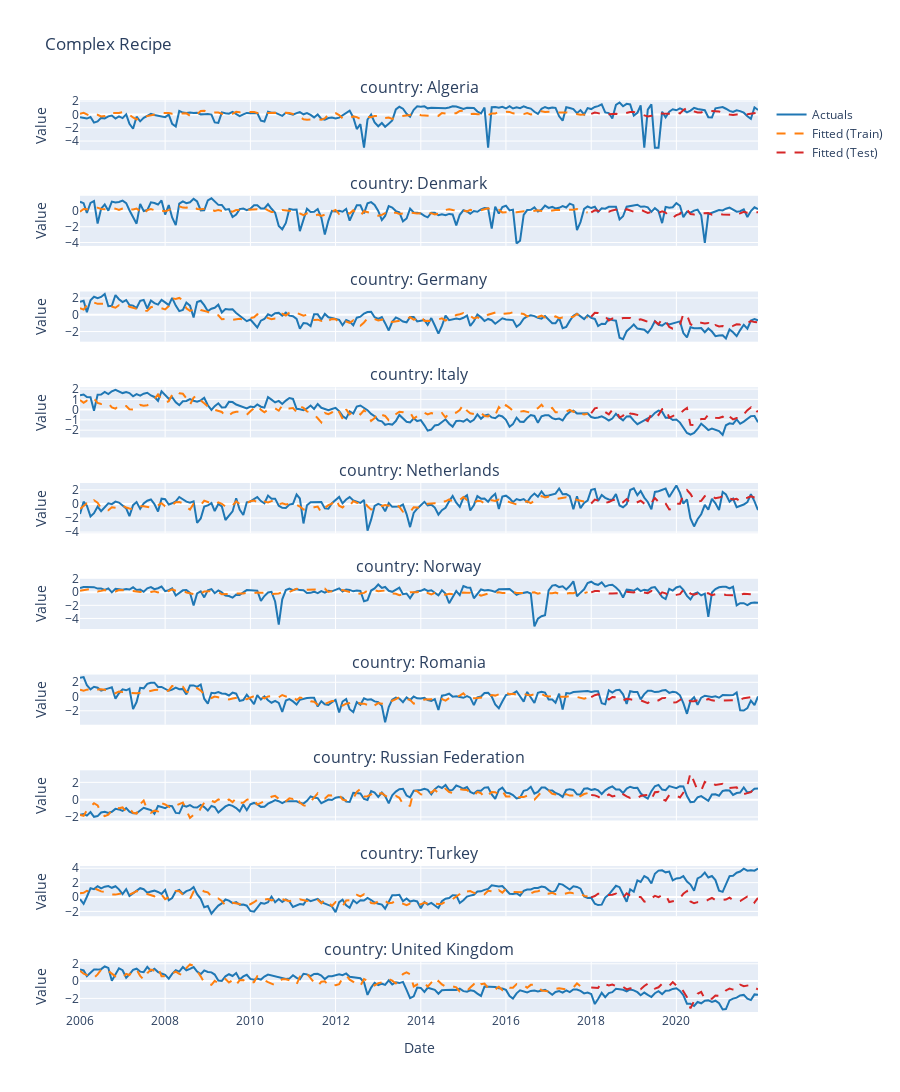

Notebook cell for this chart:
### Code cell
# Recipe with mutual information filter (keep top 6 features)
rec_mi = (
    recipe()
    .step_filter_mutual_info(outcome="refinery_kbd", top_n=6, n_neighbors=3)
    .step_normalize(all_numeric_predictors())
)

# Workflow
wf_mi = (
    workflow()
    .add_recipe(rec_mi)
    .add_model(linear_reg().set_engine("sklearn"))
)

# Fit and evaluate
fit_mi = wf_mi.fit_nested(train_data, group_col='country')
fit_mi = fit_mi.evaluate(test_data)

print("✓ Mutual information filter model fitted successfully!")

outputs_mi, coefs_mi, stats_mi = fit_mi.extract_outputs()

fit = fit_mi

outputs, coefs, stats = fit.extract_outputs()

display(outputs)
display(coefs)
display(stats)

# Plot forecast
fig = plot_forecast(fit, title="Complex Recipe")
fig.show()

# Extract preprocessed training data
processed_train = fit.extract_preprocessed_data(train_data, split='train')
processed_test = fit.extract_preprocessed_data(test_data, split='test')    

display(processed_train.tail(10))
display(processed_test.head(10))

display(fit.get_feature_comparison())
